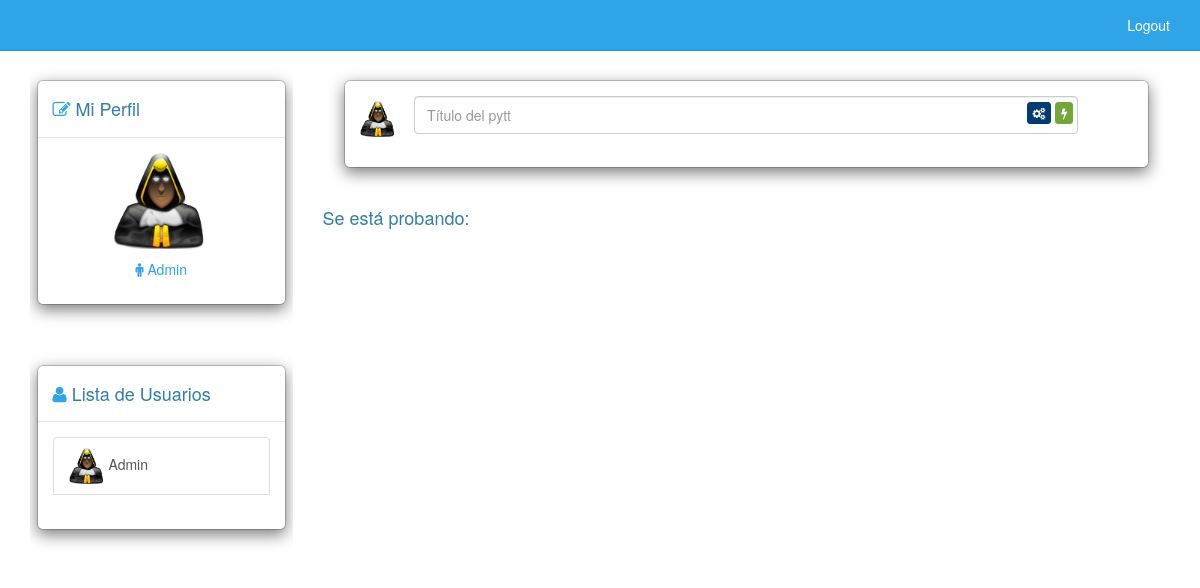
The app's page / (signed in) with its own data.
### main/models.py (models this page shows, shortened)
class UserProfile(models.Model):
    user = models.OneToOneField(settings.AUTH_USER_MODEL)
    birth_date = models.DateField('Fecha de Nacimiento', null=True,
                                  blank=True)
    genre = models.CharField('Soy', max_length=1,
                             choices=GENRE_CHOICES, null=True,
                             blank=True)
    web = models.URLField('Blog/Web', max_length=200, null=True,
                          blank=True)
    twitter = models.URLField('Twitter', max_length=200, null=True,
                               blank=True)
    googleplus = models.URLField('Google+', max_length=200, null=True,
                                  blank=True)
    avatar = models.FileField('Avatar', upload_to='image/',
                              default='image/noAvatar.png', blank=True)
    upload_date = models.DateTimeField(auto_now_add=True)
    def genre_icon(self):
        if self.genre == 'm':
            return 'male'
        elif self.genre == 'f':
            return 'female'
        else:
            return 'neuter'

### main/views.py (the view)
# urls.py: url(r'^$', 'main.views.home', name='home'),
@login_required(login_url='/loguearse')
def home(request):
    context = RequestContext(request)
    pytts = Pytt.objects.all()[:10]
    users = UserProfile.objects.all()[:10]
    return render_to_response('index.html', {'pytts':pytts, 'users':users}, context)

### main/templates/index.html (shortened to what this page needs)
{% extends 'base.html' %}
{% load static %}
{% block content %}
<div class="row top_position">
    <div class="col-md-3 visible-lg">
        {% include 'user/_user_column.html' %}
        {% include 'user/_lastuser_column.html' %}
    </div>
    <div class="col-md-9">
        <div class="bs-component">
            <div class="modal">
                <div class="modal-dialog">
                    <div class="modal-content">
                        <div class="row">
                            <div class="col-md-1 hidden-xs">
                                <h3><img src="{% get_media_prefix %}/{{user.userprofile.avatar}}" height="36px" alt=""/></h3>
                            </div>
                            <div class="col-md-10" style="padding-top: 15px">
                                <input maxlength="64" id="title_pytt" type="text" placeholder="Título del pytt" name="title "value="" class="form-control"/>
                                <div class="buttons-sending">
                                    <button  id="ejecutar" class="btn btn-xs btn-info">
                                        <i class="fa fa-cogs"></i>
                                    </button>
                                    <button id="guardar" class="btn btn-xs btn-success ">
                                        <i class="fa fa-bolt"></i>
                                    </button>
                                </div>
                            </div>
                        </div>
                        <br>
                    </div>
                </div>
            </div>
        </div>
        <h4>Se está probando:</h4>
    </div>
</div>
{% endblock %}

### main/templates/user/_user_column.html (shortened to what this page needs)
{% load usertags %}
{% load staticfiles %}
{% load static %}
<div class="bs-component">
    <div class="modal">
        <div class="modal-dialog">
            <div class="modal-content">
                <div class="modal-header">
                    <h4 class="modal-title"><a href="{% url 'main:edit_social_profile' %}" class=""><i class="fa fa-edit"></i></a> Mi Perfil</h4>
                </div>
                <div class="modal-body">
                    <center>
                        <p><img src="{% get_media_prefix %}/{{user.userprofile.avatar}}" height="96px" alt="{% get_media_prefix %}/image/noAvatar.png"/></p>
                        <p><a href="" class=""><i class="fa fa-{{user.userprofile.genre_icon}}"></i> {{user.username.title}}</a></p>
                    </center>
                </div>
            </div>
        </div>
    </div>
</div>

### main/templates/user/_lastuser_column.html (shortened to what this page needs)
{% load usertags %}
{% load staticfiles %}
{% load static %}
<div class="bs-component">
    <div class="modal">
        <div class="modal-dialog">
            <div class="modal-content">
                <div class="modal-header">
                    <h4 class="modal-title">
                        <a href="#" class="" title="Ver Todos">
                            <i class="fa fa-user"></i></a>
                        Lista de Usuarios
                    </h4>
                </div>
                <div class="modal-body">
                    <div class="list-group">
                        {% for profile in users %}
                            <a href="" class="list-group-item"><img src="{% get_media_prefix %}/{{profile.avatar}}" height="36px" alt="no avatar"/>
                                {{profile.user.username.title}}
                            </a>
                        {% endfor %}
                    </div>
                </div>
            </div>
        </div>
    </div>
</div>

### main/static/css/app.css (style rules this page uses)
.top_position { margin-top: 30px; }
.bs-component { position: relative; }
.bs-component .modal { position: relative; top: auto; right: auto; left: auto; bottom: auto; z-index: 1; display: block; }
.bs-component .modal-dialog { width: 95% }
.modal-content h3 { padding-left: 15px; }
.buttons-sending { position: absolute; right: 20px; top:20px; z-index: 10000; }

### records on screen
UserProfile: avatar (picture), user.username "Admin"

### other values on screen
{{ user.username.title }} "Admin"
